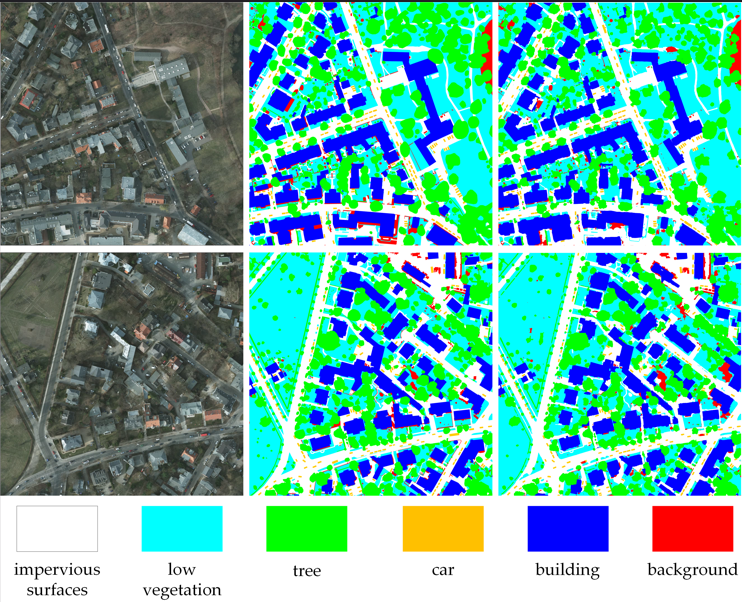
#> input picture assets/pot.png, 742 x 602 px
$ python -i plot_final_figures.py   (imports and definitions only)   (older library calls are emulated)
#> lines starting #> are read from the running program, lines starting #| are printed output that depends on the picture
"""
v3: 覆盖 ImSurf + Building，原图降低对比度，专家区域用高饱和色凸显
"""

import os, sys, cv2, numpy as np
from scipy.ndimage import gaussian_filter, label as scipy_label
import matplotlib
# [1 line not run here, left out]
import matplotlib.pyplot as plt
import matplotlib.patches as mpatches

_REPO_ROOT = os.path.dirname(os.path.dirname(os.path.abspath(__file__)))
OUTPUT_DIR = os.environ.get(
    'ADMAMBA_FIG_OUTPUT', os.path.join(_REPO_ROOT, 'outputs', 'final_figures')
)
# [1 line not run here, left out]
DATA_ROOT = os.environ.get(
    'ADMAMBA_VAIHINGEN_TEST', os.path.join(_REPO_ROOT, 'data', 'vaihingen', 'test')
)

# 高饱和强对比色 (RGB)
DIR_COLORS = {
    'horizontal': np.array([255, 50, 50]),     # 亮红
    'vertical':   np.array([0, 220, 80]),      # 亮绿
    'diagonal':   np.array([30, 120, 255]),     # 亮蓝
    'antidiag':   np.array([255, 170, 0]),      # 亮橙
}
DIR_LABELS = {
    'horizontal': 'Horizontal Expert',
    'vertical':   'Vertical Expert',
    'diagonal':   'Diagonal(\\) Expert',
    'antidiag':   'Anti-diag(/) Expert',
}


# [52 lines left out: functions compute_local_direction_map, find_star_positions, not called in this run]


def create_illustration(img_id):
    img_path = os.path.join(DATA_ROOT, 'images_1024', img_id + '.tif')
    mask_path = os.path.join(DATA_ROOT, 'masks_1024', img_id + '.png')

    img = cv2.imread(img_path, cv2.IMREAD_COLOR)
    img = cv2.cvtColor(img, cv2.COLOR_BGR2RGB)
    mask = cv2.imread(mask_path, cv2.IMREAD_UNCHANGED)
    H, W = img.shape[:2]

    # 仅 ImSurf(0) 区域
    target_mask = (mask == 0).astype(np.uint8)

    direction_map, binary_region = compute_local_direction_map(mask, target_classes=(0,))

    dir_names = ['horizontal', 'vertical', 'diagonal', 'antidiag']

    # ── 原图降低对比度 ──
    img_dark = img.astype(np.float64)
    img_dark = img_dark * 0.40 + 35
    img_dark = np.clip(img_dark, 0, 255)

    # ── 构建柔和光晕叠加层 ──
    # 对每个方向生成平滑的"光谱"热力图，而不是硬边界
    glow_layer = np.zeros((H, W, 3), dtype=np.float64)
    alpha_layer = np.zeros((H, W), dtype=np.float64)

    for dir_id in range(4):
        color = DIR_COLORS[dir_names[dir_id]].astype(np.float64) / 255.0
        region = ((direction_map == dir_id) & (target_mask > 0)).astype(np.float64)

        # 多级高斯模糊产生光晕扩散效果
        glow = gaussian_filter(region, sigma=25) * 0.5
        glow += gaussian_filter(region, sigma=12) * 0.3
        glow += gaussian_filter(region, sigma=5) * 0.2
        glow = np.clip(glow, 0, 1)

        for ch in range(3):
            glow_layer[:, :, ch] += glow * color[ch]
        alpha_layer += glow

    # 归一化防止多方向重叠过亮
    alpha_layer = np.clip(alpha_layer, 0, 1)
    glow_norm = glow_layer / (alpha_layer[..., None] + 1e-8) * alpha_layer[..., None]

    # 混合：暗化原图 + 光晕叠加
    blend_strength = 0.65
    overlay = img_dark / 255.0
    overlay = overlay * (1 - alpha_layer[..., None] * blend_strength) + \
              glow_norm * blend_strength
    overlay = np.clip(overlay * 255, 0, 255).astype(np.uint8)

    # 找星号
    stars = find_star_positions(target_mask, direction_map, n_stars=5)

    arrow_dirs = {
        'horizontal': (1, 0),
        'vertical':   (0, 1),
        'diagonal':   (0.707, 0.707),
        'antidiag':   (0.707, -0.707),
    }

    # ── 绘图 ──
    fig, axes = plt.subplots(1, 2, figsize=(20, 10))

    axes[0].imshow(img)
    axes[0].axis('off')

    axes[1].imshow(overlay)

    shown_dirs = set()
    for star in stars:
        cx, cy = star['pos']
        d = star['direction']
        color_rgb = DIR_COLORS[d] / 255.0
        shown_dirs.add(d)

        # 大星号
        axes[1].plot(cx, cy, marker='*', markersize=26,
                    color='white', markeredgecolor='black',
                    markeredgewidth=1.5, zorder=10)

        # 方向箭头（加粗白色+黑色边框效果）
        dx, dy = arrow_dirs[d]
        arrow_len = 65
        # 黑色底层箭头（做边框）
        axes[1].annotate('',
            xy=(cx + dx * arrow_len, cy + dy * arrow_len),
            xytext=(cx - dx * arrow_len, cy - dy * arrow_len),
            arrowprops=dict(arrowstyle='->', color='black', lw=5, mutation_scale=20),
            zorder=8)
        # 白色顶层箭头
        axes[1].annotate('',
            xy=(cx + dx * arrow_len, cy + dy * arrow_len),
            xytext=(cx - dx * arrow_len, cy - dy * arrow_len),
            arrowprops=dict(arrowstyle='->', color='white', lw=3, mutation_scale=18),
            zorder=9)

        # 标签（高对比色底）
        label_text = d.capitalize() if d != 'antidiag' else 'Anti-diag'
        lx = cx + dx * arrow_len * 1.6
        ly = cy + dy * arrow_len * 1.6
        lx = np.clip(lx, 80, W - 80)
        ly = np.clip(ly, 40, H - 40)
        axes[1].text(lx, ly, label_text,
                    fontsize=28, fontweight='bold', color='white',
                    ha='center', va='center',
                    bbox=dict(boxstyle='round,pad=0.35',
                             facecolor=tuple(color_rgb), alpha=0.95,
                             edgecolor='white', linewidth=2),
                    zorder=11)

    # 图例
    legend_items = [
        mpatches.Patch(color=DIR_COLORS[d]/255., label=DIR_LABELS[d])
        for d in ['horizontal', 'vertical', 'diagonal', 'antidiag']
        if d in shown_dirs
    ]
    if legend_items:
        leg = axes[1].legend(handles=legend_items, loc='upper left', fontsize=22,
                      framealpha=0.95, edgecolor='black', fancybox=True,
                      shadow=True)
        leg.get_frame().set_linewidth(2)

    axes[1].axis('off')

    plt.tight_layout(pad=1.0)
    path = os.path.join(OUTPUT_DIR, f'expert_v3_{img_id}')
    fig.savefig(path + '.pdf', dpi=200, bbox_inches='tight')
    fig.savefig(path + '.png', dpi=200, bbox_inches='tight')
    plt.close(fig)
    print(f"  Saved: {path}.png (dirs: {shown_dirs})")


# [21 lines not run here, left out]

>>> import cv2
>>> picture = cv2.imread('../assets/pot.png', cv2.IMREAD_GRAYSCALE)
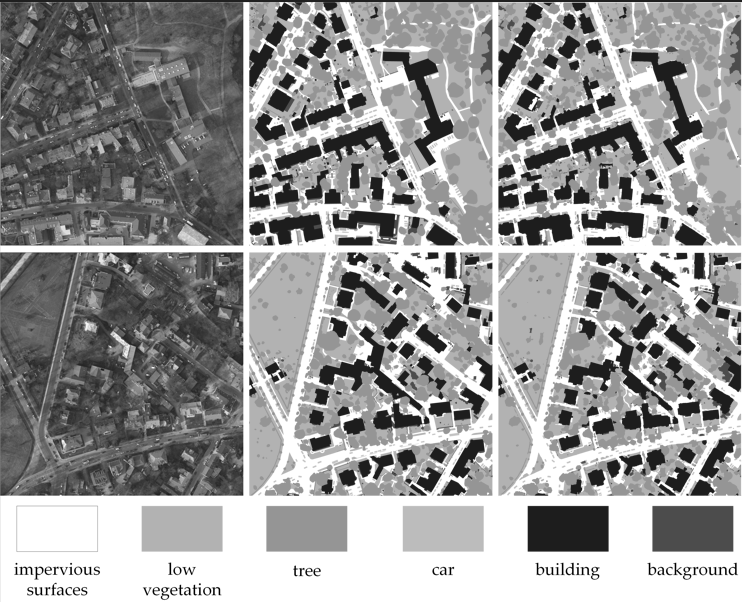
#> picture: shape (602, 742); min 0, max 255, mean 152.1
#> (the run stopped early here; a loop or call above may not have finished)

$ run again, on assets/vai.png
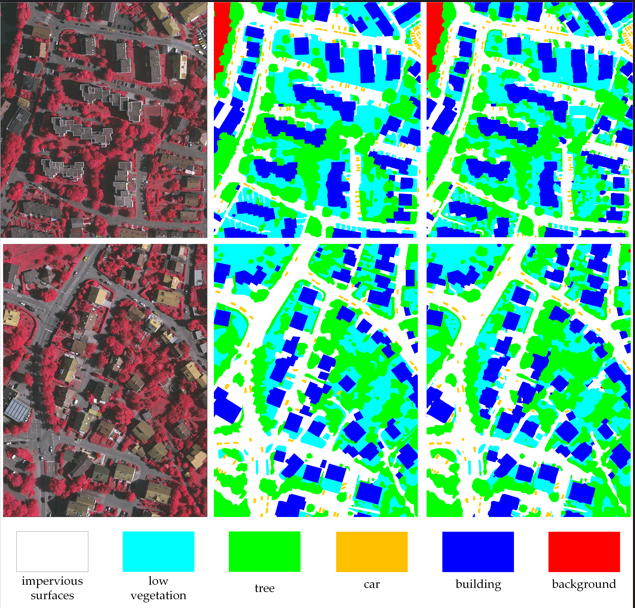
#> input picture assets/vai.png, 635 x 608 px
#> `picture = cv2.imread('../assets/pot.png', cv2.IMREAD_GRAYSCALE)`:
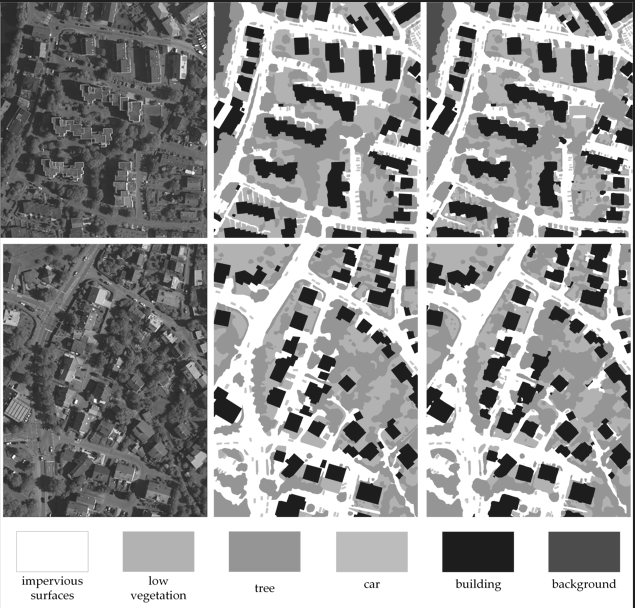
#> picture: shape (608, 635); min 12, max 255, mean 152.1
